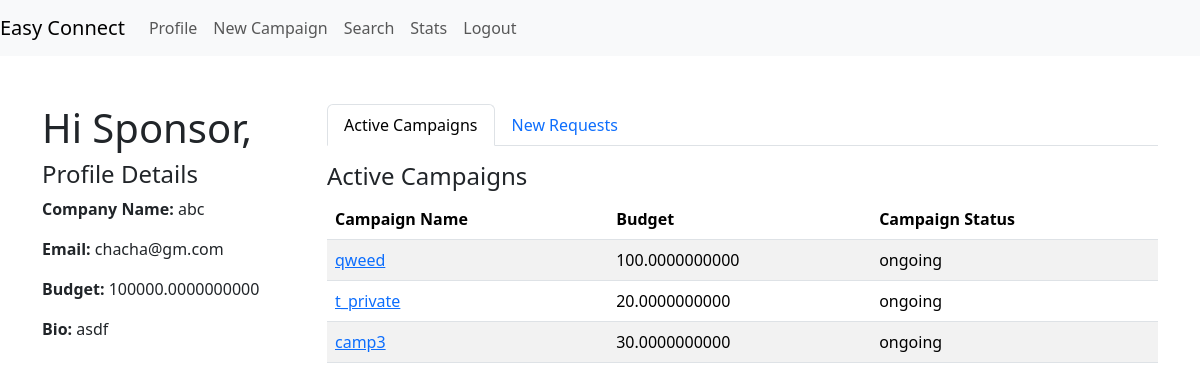
/sponsor_dashboard (signed in), run on an earlier commit of the app's database.
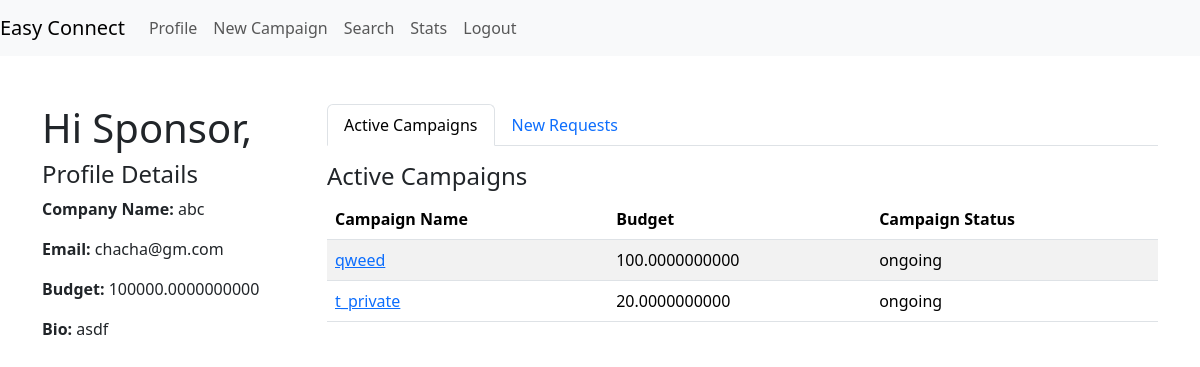
And on a later commit of the database.
### models.py (models this page shows)
class Campaign(db.Model):
    __tablename__ = 'campaign'
    campaign_id = db.Column(db.Integer, primary_key=True, autoincrement=True)
    sponsor_id = db.Column(db.Integer, db.ForeignKey('sponsors.sponsor_id'), nullable=False)
    name = db.Column(db.String(32),unique=True, nullable=False)
    description = db.Column(db.String(128))
    start_date = db.Column(db.Date)
    end_date = db.Column(db.Date)
    budget = db.Column(db.Float(10, 2), nullable=False)
    visibility = db.Column(Enum('private', 'public', name='visibility_types'), default='public', nullable=False)
    goals = db.Column(db.String(128))
    niche = db.Column(db.String(32),nullable=False)
    campaign_status = db.Column(Enum('ongoing', 'flagged', 'deleted', 'completed' ,name='campaign_status_types'), default='ongoing', nullable=False)
    sponsor = db.relationship('Sponsor', backref=db.backref('campaigns', lazy=True))

### routes.py (the view)
@app.route('/sponsor_dashboard')
@auth_rep
@role_required(2)
def sponsor_dashboard():
    user_id = session.get('user_id')
    user = User.query.filter_by(id=user_id).first()
    sponsor = Sponsor.query.filter_by(id=user_id).first_or_404()
    active_campaigns = Campaign.query.filter(Campaign.sponsor_id == sponsor.sponsor_id,
                                             Campaign.campaign_status.in_(['ongoing', 'completed'])).all()
    new_requests = AdRequest.query.filter_by(created_for=user_id).all()
    return render_template('dashboard_spon.html', sponsor=sponsor, active_campaigns=active_campaigns, new_requests=new_requests, user=user)

### routes.py (called while the page is built)
def auth_rep(func):
    @wraps(func)
    def inner(*args,**kwargs):
        if 'user_id' in session:
            user = User.query.get(session['user_id'])
            if user.is_flagged:
                flash('Your account is flagged and cannot perform this action.', 'error')
                return redirect(url_for('login'))
            return func(*args,**kwargs)
        else:
            flash('You are not logged in,Please login to proceed','error')
            return redirect(url_for('login'))
    return inner

def role_required(role_id):
    def decorator(f):
        @wraps(f)
        def decorated_function(*args, **kwargs):
            if session.get('role_id') != role_id:
                flash('Access denied.', 'danger')
                redirect(request.referrer or url_for('login'))
            return f(*args, **kwargs)
        return decorated_function
    return decorator

### templates/dashboard_spon.html (shortened to what this page needs)
{% extends 'layout.html' %}
{% block content %}
<div class="row">
    <div class="col-md-3 profile-details">
        <h1>Hi Sponsor,</h1>
        <h4>Profile Details</h4>
        <p><strong>Company Name:</strong> {{ sponsor.company_name }}</p>
        <p><strong>Email:</strong> {{ user.email_id }}</p>
        <p><strong>Budget:</strong> {{ sponsor.budget }}</p>
        <p><strong>Bio:</strong> {{ sponsor.bio }}</p>
    </div>
    <div class="col-md-9">
        <ul class="nav nav-tabs" id="myTab" role="tablist">
            <li class="nav-item" role="presentation">
                <a class="nav-link active" id="active-campaigns-tab" data-bs-toggle="tab" href="#activeCampaigns" role="tab" aria-controls="activeCampaigns" aria-selected="true">Active Campaigns</a>
            </li>
            <li class="nav-item" role="presentation">
                <a class="nav-link" id="new-requests-tab" data-bs-toggle="tab" href="#newRequests" role="tab" aria-controls="newRequests" aria-selected="false">New Requests</a>
            </li>
        </ul>
        <div class="tab-content mt-3" id="myTabContent">
            <div class="tab-pane fade show active" id="activeCampaigns" role="tabpanel" aria-labelledby="active-campaigns-tab">
                <h4>Active Campaigns</h4>
                <table class="table table-striped">
                    <thead>
                        <tr>
                            <th>Campaign Name</th>
                            <th>Budget</th>
                            <th>Campaign Status</th>
                        </tr>
                    </thead>
                    <tbody>
                        {% for campaign in active_campaigns %}
                        <tr>
                            <td><a href="{{ url_for('campaign_details', campaign_id=campaign.campaign_id) }}">{{ campaign.name }}</a></td>
                            <td>{{ campaign.budget }}</td>
                            <td>{{ campaign.campaign_status }}</td>
                        </tr>
                        {% endfor %}
                    </tbody>
                </table>
            </div>
        </div>
    </div>
</div>
{% endblock %}

What changed in the data, as far as the page shows it:
no longer on this page (row edited): Campaign: name "camp3", budget "30.0000000000", campaign_status "ongoing"
